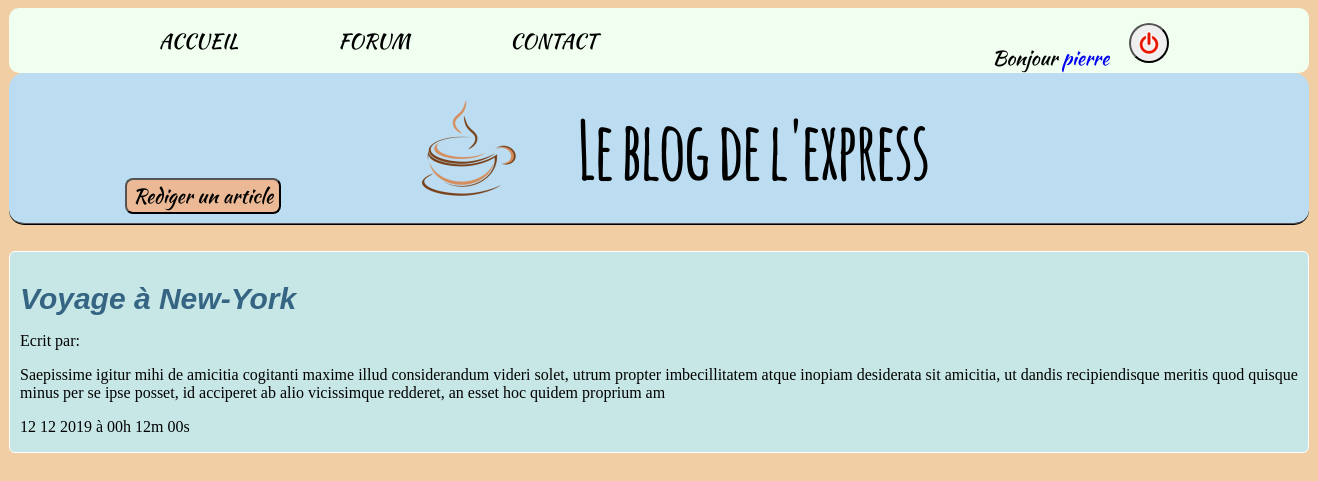
/forum.php (signed in), run on the app's committed database.
### tables this page shows
CREATE TABLE IF NOT EXISTS `topics` (
  `id` int(11) NOT NULL AUTO_INCREMENT,
  `pseudo` varchar(255) DEFAULT NULL,
  `titre` varchar(255) DEFAULT NULL,
  `date_crea` date DEFAULT NULL,
  `contenu` text DEFAULT NULL,
  PRIMARY KEY (`id`)
);

### forum.php (the view, shortened to what this page needs)
<!DOCTYPE html>
      <html lang="fr">
        <head>
          <link rel="stylesheet" href="style_section.css">
        </head>
        <body>
          <div class="conteneur">
          <?php
          try{
              $bdd = new PDO('mysql:host=localhost;dbname=blog_projet;charset=utf8','root','',array(PDO::ATTR_ERRMODE => PDO:: ERRMODE_EXCEPTION));
          }
          catch(Exception $e)
          {
              die('erreur : '.$e->getMessage());
          }
          if(isset($_SESSION['pseudo']) AND isset($_SESSION['id']))
          {
            include('header_auth.php');?>
            <div class="rediger_topic">
              <a href="rediger_topic.php"><button>Rediger un article</button></a>
            </div>
            <?php
          }
          else
          {
            include('header.php');
          }
            $rep = $bdd->query('SELECT id,titre,contenu,pseudo,DATE_FORMAT(date_crea, "%d %m %Y à %Hh %mm %ss") as date_fr FROM topics');
            while($resultat = $rep->fetch())
            {?>
            <div class="topic">
              <div class="titre_topic">
                <h3><a href="commentaire.php?id=<?php echo $resultat['id'];?>"><?php echo $resultat['titre'];?></a></h3>
              </div>
                <p class="titre_topic_p">Ecrit par: <?php echo $resultat['pseudo'];?></p>
              <div class="contenu_topic">
                <p><?php echo substr($resultat['contenu'],0,300);?></p>
                <p><?php echo $resultat['date_fr'];?></p>
              </div>
            </div>
            <?php
            }
            ?>
          </div>
        </body>
      </html>

### style_section.css (style rules this page uses)
body { background-color: rgb(241, 206, 163); }
.conteneur { width: 1300px; margin: auto; }
.rediger_topic button { border-radius: 8px; position: absolute;left:125px;top:178px; background-color: rgb(235, 185, 149); font-size: 20px; font-family:'kaushan_scriptregular'; }
.topic { border: 1px white solid; border-radius: 6px; background-color: rgb(199, 231, 231); margin-top:2%; margin-bottom: 5px }
.titre_topic h3 { font-size: 30px; font-family: Arial, Helvetica, sans-serif; margin-left: 10px; }
.titre_topic a { text-decoration: none; color: rgb(53, 101, 131); }
.titre_topic { font-style: italic; text-decoration: none; }
.titre_topic h3 { font-size: 30px; font-family: Arial, Helvetica, sans-serif; margin-left: 10px; color: rgb(53, 101, 131); margin-bottom: 1px; }
.titre_topic_p { margin-left: 10px; }
.contenu_topic { margin-left: 10px; }

### data on the page
topics: titre "Voyage à New-York", contenu "Saepissime igitur mihi de amicitia cogitanti maxime illud considerandum videri solet, utrum propter imbecillitatem atque inopiam desiderata sit amicitia, ut dandis recipiendisque meritis quod quisque minus per se ipse posset, id acciperet ab alio vicissimque redderet, an esset hoc quidem proprium am", date_fr "12 12 2019 à 00h 12m 00s"

### other printed values
$_SESSION['pseudo'] "pierre"
